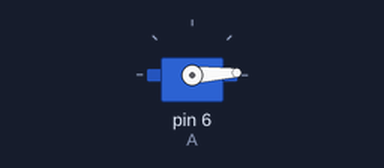
This sketch was run on a simulated Arduino Uno, built with avr-gcc and run on an emulated ATmega328P. On the bench: servo.

Above: at 0.05 s.
At 0.9 s:
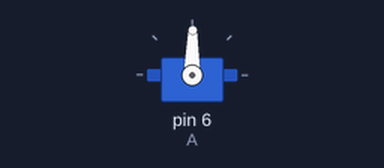
At 1.75 s:
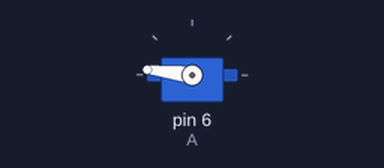
At 3.45 s:
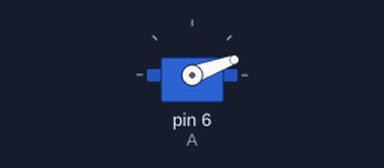
Timing chart, 0 to 8.4 s (numbered marks = the images above):
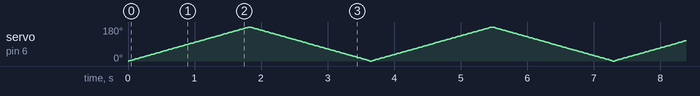

The sketch:

servo_rotation_using_loop1.ino
```cpp
#include<Servo.h>
Servo A;
void setup()
{
 A.attach(6);
}
void loop()
{
  for(int i=0;i<=180;i++)
  {
    A.write(i);
    delay(10);
  }
  for(int i=180;i>=0;i--)
  {
    A.write(i);
    delay(10);
}
}
```
